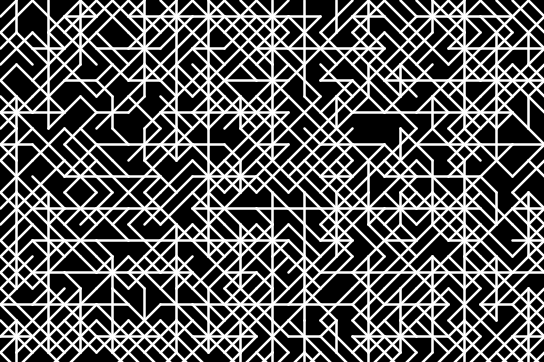
Frame 1 (no input)
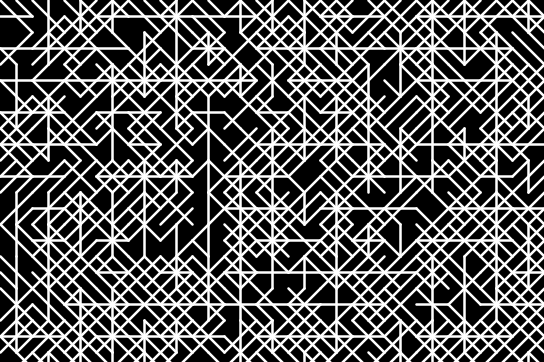
Frame 2 (the mouse pressed at the canvas centre, redrawn once)

The Processing sketch that drew these frames (run headless with seeded random() and noise(); the mouse was pressed at the canvas centre and the sketch redrawn once):

// Processing sketch: recode_v3n2_From_the_Square_Series_by_Roger_Coqart
// ── recode_v3n2_From_the_Square_Series_by_Roger_Coqart.pde
// This sketch is part of the ReCode Project - http://recodeproject.com
// From Computer Graphics and Art vol3 no2 pg 30
// From the Square Series
// by Roger Coqart
// 
// Quin Kennedy
// 2012
// Creative Commons license CC BY-SA 3.0

LineData[] tileData;
//number selection inspired by version in PDF, not screenshot on website.
static final int numTiles = 17;
static final float gutterRelativeSize = 0;
static final int windowSize = 550;
static final float aspectRatio = 2./3.; 
//we need space for each tile, 
//space for each gutter to the left of each tile, 
//and space for the final gutter (to the right of the final tile)
static final int tileSize = floor(windowSize/(numTiles*(1+gutterRelativeSize)+gutterRelativeSize));
static final int gutterSize = floor(tileSize*gutterRelativeSize);

void setup(){
  int actualWinSize = (tileSize+gutterSize)*numTiles+gutterSize;
  windowResize(actualWinSize, (int)(actualWinSize*aspectRatio));
  createTiles();
  noLoop();
}

void draw(){
  smooth(8);
  background(0);
  stroke(255);
  strokeWeight(2.5);
  strokeJoin(ROUND);
  strokeCap(ROUND);
  noFill();
  //pick a random grid cell to be the focal point
  //for now we will restrict it to have at most one row/column of empty squares
  int focusX = floor(random(numTiles-9, 9));
  int focusY = floor(random(numTiles-9, 9));
  //for each grid cell...
  for(float gi = 0; gi < width; gi += gutterSize+tileSize){
    for(float gj = 0; gj < height; gj += gutterSize+tileSize){
      pushMatrix();
      translate(gi,gj);
      //rect(0, 0, tileSize, tileSize);
      shuffleTiles();
      int num = floor(random(3, tileData.length));//max((tileData.length - max(abs(focusX-i), abs(focusY-j))), 0);
      for(int k = 0; k < num; k++){
        LineData td = tileData[k];
        line(td.sx, td.sy, td.ex, td.ey);
      }
      popMatrix();
    }
  }
}

//uses the Knuth Shuffle
void shuffleTiles(){
  for(int i = 0; i < tileData.length-1; i++){
    int swapWith = floor(random(i, tileData.length));
    
    LineData temp = tileData[i];
    tileData[i] = tileData[swapWith];
    tileData[swapWith] = temp;
  }
}

void createTiles(){
  //the two lines of the +
  //and the four lines of the square 
  //and the four lines of the x -- reduced to 2 after looking at http://recodeproject.com/translation/benjamin-fox-direct-from-the-square-series-roger-coqart
  int numTileTypes = 2+4+2;
  int i = 0;
  tileData = new LineData[numTileTypes];
  //two lines of the +
  tileData[i++] = new LineData(tileSize/2, 0, tileSize/2, tileSize);
  tileData[i++] = new LineData(0, tileSize/2, tileSize, tileSize/2);
  
  //four lines of the square
  tileData[i++] = new LineData(tileSize/2, 0, 0, tileSize/2);
  tileData[i++] = new LineData(0, tileSize/2, tileSize/2, tileSize);
  tileData[i++] = new LineData(tileSize/2, tileSize, tileSize, tileSize/2);
  tileData[i++] = new LineData(tileSize, tileSize/2, tileSize/2, 0);
  //two lines of the x
  tileData[i++] = new LineData(0, 0, tileSize, tileSize);
  tileData[i++] = new LineData(tileSize, 0, 0, tileSize);
  /*tileData[i++] = new LineData(0, 0, tileSize/2, tileSize/2);
  tileData[i++] = new LineData(tileSize/2, tileSize/2, tileSize, tileSize);
  tileData[i++] = new LineData(tileSize, 0, tileSize/2, tileSize/2);
  tileData[i++] = new LineData(tileSize/2, tileSize/2, 0, tileSize);*/
}

class LineData{
  public float sx,sy,ex,ey;
  public LineData(float _sx, float _sy, float _ex, float _ey){
    sx = _sx;
    sy = _sy;
    ex = _ex;
    ey = _ey;
  }
}
